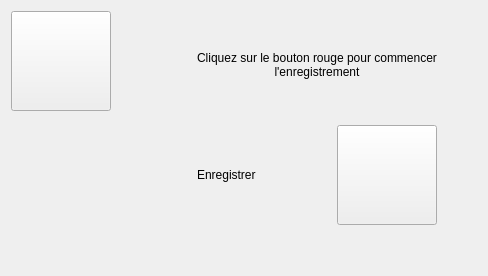
      <widget class="QWidget" name="startRecordgingPage">
       <layout class="QHBoxLayout" name="horizontalLayout_13">
        <item>
         <layout class="QHBoxLayout" name="horizontalLayout_11">
          <item>
           <layout class="QVBoxLayout" name="verticalLayout_5">
            <item>
             <widget class="QPushButton" name="pushButton_8">
              <property name="sizePolicy">
               <sizepolicy hsizetype="Fixed" vsizetype="Fixed">
                <horstretch>0</horstretch>
                <verstretch>0</verstretch>
               </sizepolicy>
              </property>
              <property name="minimumSize">
               <size>
                <width>100</width>
                <height>100</height>
               </size>
              </property>
              <property name="styleSheet">
               <string notr="true">QPushButton {
	border-image: url(:/images/buttons/up_button.png);
}

QPushButton:hover {
	border-image: url(:/images/buttons/up_button_hovered.png);
}

QPushButton:pressed {
	border-image: url(:/images/buttons/up_button_pressed.png);	
}

</string>
              </property>
             </widget>
            </item>
            <item>
             <spacer name="verticalSpacer_11">
              <property name="orientation">
               <enum>Qt::Vertical</enum>
              </property>
              <property name="sizeHint" stdset="0">
               <size>
                <width>20</width>
                <height>40</height>
               </size>
              </property>
             </spacer>
            </item>
           </layout>
          </item>
          <item>
           <spacer name="horizontalSpacer_13">
            <property name="orientation">
             <enum>Qt::Horizontal</enum>
            </property>
            <property name="sizeHint" stdset="0">
             <size>
              <width>40</width>
              <height>20</height>
             </size>
            </property>
           </spacer>
          </item>
         </layout>
        </item>
        <item>
         <layout class="QHBoxLayout" name="horizontalLayout_12">
          <item>
           <spacer name="horizontalSpacer_14">
            <property name="orientation">
             <enum>Qt::Horizontal</enum>
            </property>
            <property name="sizeHint" stdset="0">
             <size>
              <width>40</width>
              <height>20</height>
             </size>
            </property>
           </spacer>
          </item>
          <item>
           <layout class="QVBoxLayout" name="verticalLayout_6">
            <item>
             <spacer name="verticalSpacer_13">
              <property name="orientation">
               <enum>Qt::Vertical</enum>
              </property>
              <property name="sizeHint" stdset="0">
               <size>
                <width>20</width>
                <height>40</height>
               </size>
              </property>
             </spacer>
            </item>
            <item>
             <widget class="QLabel" name="label_7">
              <property name="text">
               <string>Cliquez sur le bouton rouge pour commencer l'enregistrement</string>
              </property>
              <property name="alignment">
               <set>Qt::AlignCenter</set>
              </property>
              <property name="wordWrap">
               <bool>true</bool>
              </property>
             </widget>
            </item>
            <item>
             <spacer name="verticalSpacer_12">
              <property name="orientation">
               <enum>Qt::Vertical</enum>
              </property>
              <property name="sizeHint" stdset="0">
               <size>
                <width>20</width>
                <height>40</height>
               </size>
              </property>
             </spacer>
            </item>
            <item>
             <layout class="QHBoxLayout" name="horizontalLayout_10">
              <item>
               <widget class="QLabel" name="label_8">
                <property name="text">
                 <string>Enregistrer</string>
                </property>
               </widget>
              </item>
              <item>
               <spacer name="horizontalSpacer_12">
                <property name="orientation">
                 <enum>Qt::Horizontal</enum>
                </property>
                <property name="sizeHint" stdset="0">
                 <size>
                  <width>40</width>
                  <height>20</height>
                 </size>
                </property>
               </spacer>
              </item>
              <item>
               <widget class="QPushButton" name="pushButton_7">
                <property name="minimumSize">
                 <size>
                  <width>100</width>
                  <height>100</height>
                 </size>
                </property>
                <property name="styleSheet">
                 <string notr="true">QPushButton {
	border-image: url(:/images/buttons/record_button.png);
}

QPushButton:hover {
	border-image: url(:/images/buttons/record_button_hovered.png);
}

QPushButton:pressed {
	border-image: url(:/images/buttons/record_button_pressed.png);	
}

</string>
                </property>
                <property name="text">
                 <string/>
                </property>
               </widget>
              </item>
             </layout>
            </item>
            <item>
             <spacer name="verticalSpacer_14">
              <property name="orientation">
               <enum>Qt::Vertical</enum>
              </property>
              <property name="sizeHint" stdset="0">
               <size>
                <width>20</width>
                <height>40</height>
               </size>
              </property>
             </spacer>
            </item>
           </layout>
          </item>
          <item>
           <spacer name="horizontalSpacer_15">
            <property name="orientation">
             <enum>Qt::Horizontal</enum>
            </property>
            <property name="sizeHint" stdset="0">
             <size>
              <width>40</width>
              <height>20</height>
             </size>
            </property>
           </spacer>
          </item>
         </layout>
        </item>
       </layout>
      </widget>
